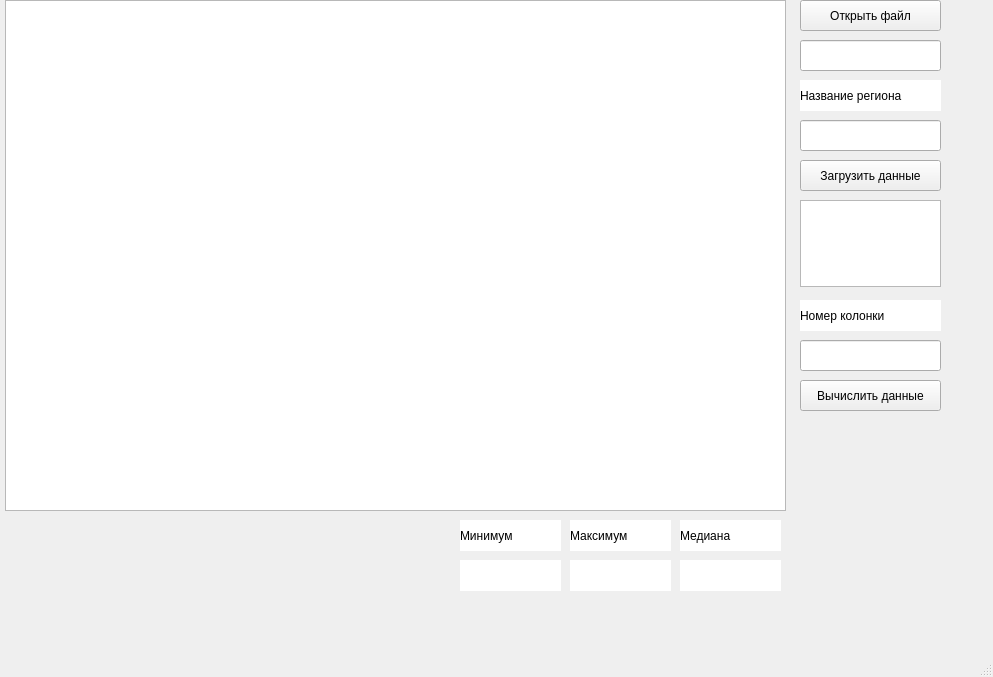
<?xml version="1.0" encoding="UTF-8"?>
<ui version="4.0">
 <class>MainWindow</class>
 <widget class="QMainWindow" name="MainWindow">
  <property name="geometry">
   <rect>
    <x>0</x>
    <y>0</y>
    <width>993</width>
    <height>677</height>
   </rect>
  </property>
  <property name="windowTitle">
   <string>MainWindow</string>
  </property>
  <widget class="QWidget" name="centralwidget">
   <widget class="QTableWidget" name="TableWidget">
    <property name="geometry">
     <rect>
      <x>5</x>
      <y>0</y>
      <width>781</width>
      <height>511</height>
     </rect>
    </property>
   </widget>
   <widget class="QTextEdit" name="error">
    <property name="geometry">
     <rect>
      <x>800</x>
      <y>200</y>
      <width>141</width>
      <height>87</height>
     </rect>
    </property>
   </widget>
   <widget class="QLabel" name="max">
    <property name="geometry">
     <rect>
      <x>570</x>
      <y>560</y>
      <width>101</width>
      <height>31</height>
     </rect>
    </property>
    <property name="styleSheet">
     <string notr="true">background-color: rgb(255, 255, 255);</string>
    </property>
    <property name="text">
     <string/>
    </property>
   </widget>
   <widget class="QLabel" name="med">
    <property name="geometry">
     <rect>
      <x>680</x>
      <y>560</y>
      <width>101</width>
      <height>31</height>
     </rect>
    </property>
    <property name="styleSheet">
     <string notr="true">background-color: rgb(255, 255, 255);</string>
    </property>
    <property name="text">
     <string/>
    </property>
   </widget>
   <widget class="QLabel" name="min">
    <property name="geometry">
     <rect>
      <x>460</x>
      <y>560</y>
      <width>101</width>
      <height>31</height>
     </rect>
    </property>
    <property name="styleSheet">
     <string notr="true">background-color: rgb(255, 255, 255);</string>
    </property>
    <property name="text">
     <string/>
    </property>
   </widget>
   <widget class="QLineEdit" name="namefile">
    <property name="geometry">
     <rect>
      <x>800</x>
      <y>40</y>
      <width>141</width>
      <height>31</height>
     </rect>
    </property>
   </widget>
   <widget class="QLineEdit" name="nameregion">
    <property name="geometry">
     <rect>
      <x>800</x>
      <y>120</y>
      <width>141</width>
      <height>31</height>
     </rect>
    </property>
   </widget>
   <widget class="QLineEdit" name="numbercolomn">
    <property name="geometry">
     <rect>
      <x>800</x>
      <y>340</y>
      <width>141</width>
      <height>31</height>
     </rect>
    </property>
   </widget>
   <widget class="QPushButton" name="pushButton_calculations">
    <property name="geometry">
     <rect>
      <x>800</x>
      <y>380</y>
      <width>141</width>
      <height>31</height>
     </rect>
    </property>
    <property name="text">
     <string>Вычислить данные</string>
    </property>
   </widget>
   <widget class="QPushButton" name="pushButton_loaddata">
    <property name="geometry">
     <rect>
      <x>800</x>
      <y>160</y>
      <width>141</width>
      <height>31</height>
     </rect>
    </property>
    <property name="text">
     <string>Загрузить данные</string>
    </property>
   </widget>
   <widget class="QPushButton" name="pushButton_openfile">
    <property name="geometry">
     <rect>
      <x>800</x>
      <y>0</y>
      <width>141</width>
      <height>31</height>
     </rect>
    </property>
    <property name="text">
     <string>Открыть файл</string>
    </property>
   </widget>
   <widget class="QLabel" name="qlabel_colomn">
    <property name="geometry">
     <rect>
      <x>800</x>
      <y>300</y>
      <width>141</width>
      <height>31</height>
     </rect>
    </property>
    <property name="styleSheet">
     <string notr="true">background-color: rgb(255, 255, 255);</string>
    </property>
    <property name="text">
     <string>Номер колонки</string>
    </property>
   </widget>
   <widget class="QLabel" name="qlabel_max">
    <property name="geometry">
     <rect>
      <x>570</x>
      <y>520</y>
      <width>101</width>
      <height>31</height>
     </rect>
    </property>
    <property name="styleSheet">
     <string notr="true">background-color: rgb(255, 255, 255);</string>
    </property>
    <property name="text">
     <string>Максимум</string>
    </property>
   </widget>
   <widget class="QLabel" name="qlabel_median">
    <property name="geometry">
     <rect>
      <x>680</x>
      <y>520</y>
      <width>101</width>
      <height>31</height>
     </rect>
    </property>
    <property name="styleSheet">
     <string notr="true">background-color: rgb(255, 255, 255);</string>
    </property>
    <property name="text">
     <string>Медиана</string>
    </property>
   </widget>
   <widget class="QLabel" name="qlabel_min">
    <property name="geometry">
     <rect>
      <x>460</x>
      <y>520</y>
      <width>101</width>
      <height>31</height>
     </rect>
    </property>
    <property name="styleSheet">
     <string notr="true">background-color: rgb(255, 255, 255);</string>
    </property>
    <property name="text">
     <string>Минимум</string>
    </property>
   </widget>
   <widget class="QLabel" name="qlabel_region">
    <property name="geometry">
     <rect>
      <x>800</x>
      <y>80</y>
      <width>141</width>
      <height>31</height>
     </rect>
    </property>
    <property name="styleSheet">
     <string notr="true">background-color: rgb(255, 255, 255);</string>
    </property>
    <property name="text">
     <string>Название региона</string>
    </property>
   </widget>
  </widget>
  <widget class="QMenuBar" name="menubar">
   <property name="geometry">
    <rect>
     <x>0</x>
     <y>0</y>
     <width>993</width>
     <height>26</height>
    </rect>
   </property>
  </widget>
  <widget class="QStatusBar" name="statusbar"/>
 </widget>
 <resources/>
 <connections/>
</ui>
